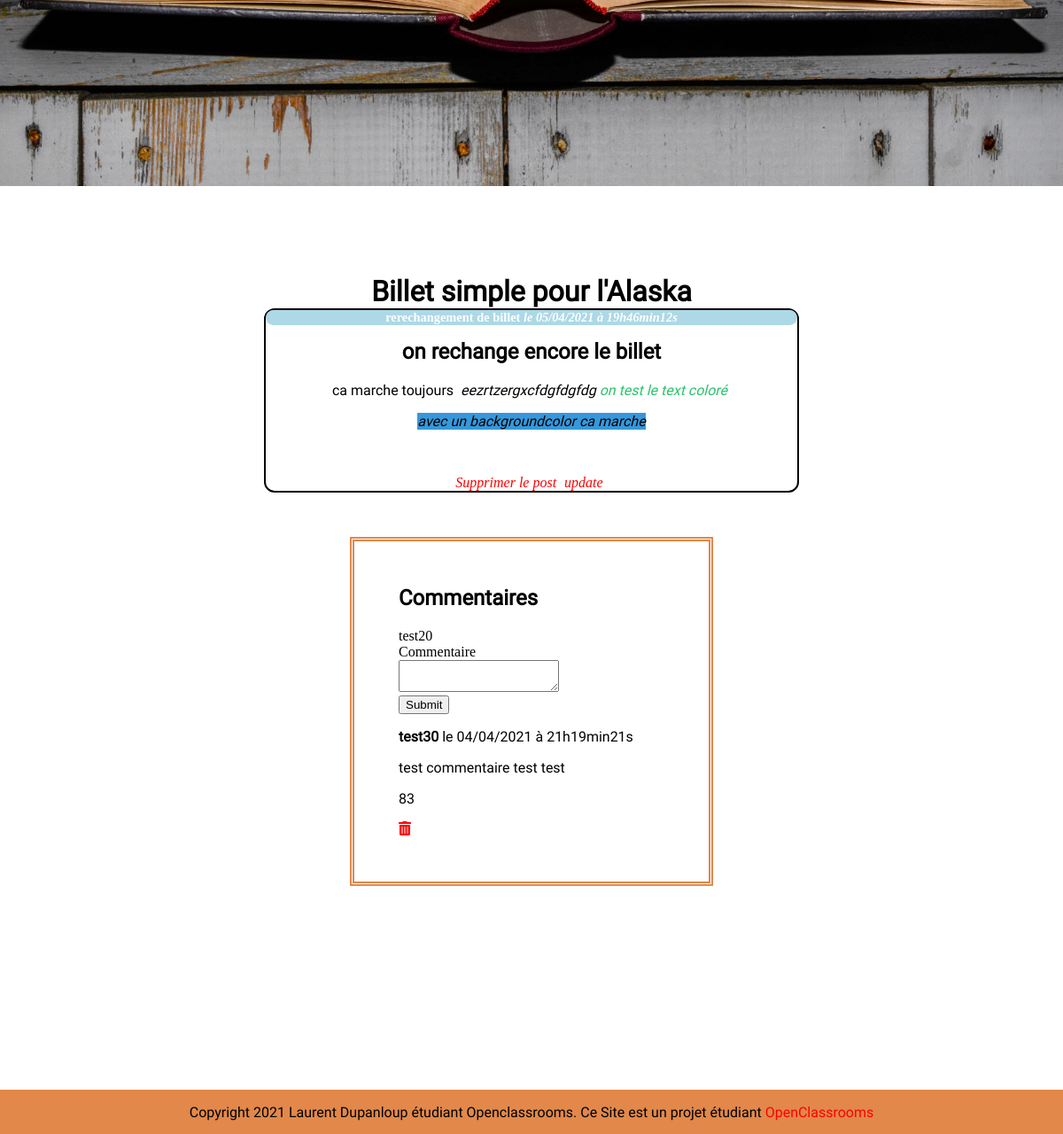
Page /index.php?action=postAdmin&id=36 (signed in, lower part) on the earlier database version.
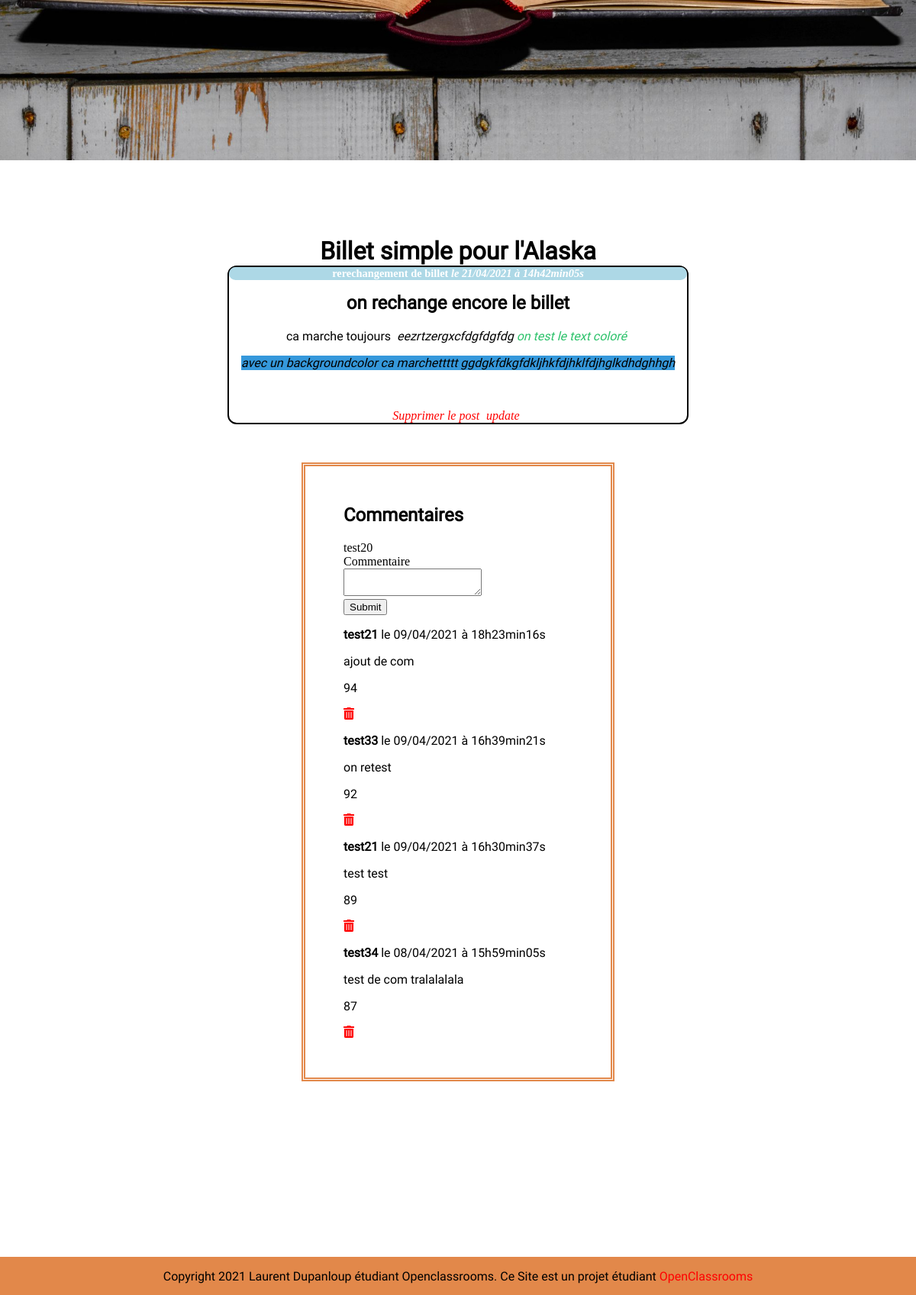
Same page on the later database version.
### tables this page shows
CREATE TABLE `posts` (
  `id` int(11) NOT NULL,
  `title` varchar(255) NOT NULL,
  `content` text NOT NULL,
  `creation_date` datetime NOT NULL
);

CREATE TABLE `comments` (
  `id` int(11) NOT NULL,
  `post_id` int(11) NOT NULL,
  `comment` text NOT NULL,
  `signalement` tinyint(1) NOT NULL,
  `author_id` int(11) DEFAULT NULL,
  `comment_date` datetime NOT NULL
);

CREATE TABLE `membre` (
  `id` int(11) NOT NULL,
  `pseudo` varchar(255) NOT NULL,
  `mdp` varchar(255) NOT NULL,
  `droit` tinyint(1) NOT NULL DEFAULT '0'
);

### controller/frontend.php (called while the page is built, shortened)
<?php
require_once('model/PostManager.php');
require_once('model/CommentManager.php');
function postAdmin($id)
{
    $postManager2 = new PostManager();
    $commentManager2 = new CommentManager();
    $post = $postManager2->getPost($_GET['id']);
    $comments = $commentManager2->getComments($_GET['id']);
    require('view/frontend/adminPostView.php');
}

### model/PostManager.php (called while the page is built, shortened)
<?php
class PostManager extends Manager
{
    public function getPost($postId)
    {
        $db = $this->dbConnect();
        $req = $db->prepare('SELECT id, title, content, DATE_FORMAT(creation_date, \'%d/%m/%Y à %Hh%imin%ss\') AS creation_date_fr FROM posts WHERE id = ? ORDER BY creation_date DESC');
        $req->execute(array($postId));
        $post = $req->fetch();
        return $post;
    }
}

### model/CommentManager.php (called while the page is built, shortened)
<?php
class CommentManager extends Manager
{
    public function getComments($postId)
    {
        $db = $this->dbConnect();
        $comments = $db->prepare('SELECT comments.id as ID, comments.comment, comments.signalement, comments.author_id, DATE_FORMAT(comment_date, \'%d/%m/%Y à %Hh%imin%ss\')AS comment_date_fr, membre.id, membre.pseudo FROM comments INNER JOIN membre
    ON comments.author_id = membre.id WHERE comments.post_id = ? ORDER BY comment_date DESC');
        $comments->execute(array($postId));
        return $comments;
    }
}

### view/frontend/adminPostView.php (the view, shortened to what this page needs)
<h1 id="commentaires">Billet simple pour l'Alaska</h1>
<div class="news">
    <h3 class="titrepost">
        <?= htmlspecialchars($post['title']) ?>
        <em>le <?= $post['creation_date_fr'] ?></em>
    </h3>
    <p>
        <?= $post['content'] ?>
    </p>
    <?php
    if($_SESSION['droit'] == 1){
        ?>
        <em><a href="index.php?action=deletePost&amp;id=<?= $post['id'] ?>" class="crud">Supprimer le post</a></em>
        <em><a href="index.php?action=updateBillet&amp;id=<?= $post['id'] ?>#majbillet" class="crud">update</a></em>
     <?php
     }
        ?>
</div>
<div class="blog">
<h2>Commentaires</h2>
<?php
    if($_SESSION){
?>
<form action="index.php?action=addComment&amp;id=<?= $post['id'] ?>" method="post">
    <div>
        <label><?=$_SESSION['pseudo']?></label><br />
    </div>
    <div>
        <label for="comment">Commentaire</label><br />
        <textarea id="comment" name="comment"></textarea>
    </div>
    <div>
        <input type="submit" />
    </div>
</form>
<?php }
elseif(!$_SESSION){
    echo 'veuillez vous connecté pour poster un msg';
}
while ($comment = $comments->fetch())
{
    ?>
    <p><strong><?= htmlspecialchars($comment['pseudo']) ?></strong> le <?= $comment['comment_date_fr'] ?></p>
    <p><?= nl2br(htmlspecialchars($comment['comment'])) ?></p>
    <p><?= $comment['ID'] ?></p>
    <em><a href="index.php?action=deleteCom&amp;id=<?= $comment['ID']?>&amp;postid=<?= $post['id'] ?>" class="crud"><i class="fas fa-trash-alt"></i></a></em>
         <?php
}
?>
</div>
<?php require('template.php'); ?>

Differences in the rows shown:
removed comments: author.pseudo "test30", comment_date_fr "04/04/2021 à 21h19min21s", comment "test commentaire test test", id "83"
changed posts "rerechangement de billet": content "on rechange encore le billet ca marche toujours eezrtzergxcfdgfdgfdg on test le text coloré avec un backgroundcolor ca marche" → "…avec un backgroundcolor ca marchettttt ggdgkfdkgfdkljhkfdjhklfdjhglkdhdghhgh"
added comments: author.pseudo "test21", comment_date_fr "09/04/2021 à 18h23min16s", comment "ajout de com", id "94"
added comments: author.pseudo "test33", comment_date_fr "09/04/2021 à 16h39min21s", comment "on retest", id "92"
added comments: author.pseudo "test21", comment_date_fr "09/04/2021 à 16h30min37s", comment "test test", id "89"
added comments: author.pseudo "test34", comment_date_fr "08/04/2021 à 15h59min05s", comment "test de com tralalalala", id "87"
Other differences:
$post['creation_date_fr']: "05/04/2021 à 19h46min12s" → "21/04/2021 à 14h42min05s"
